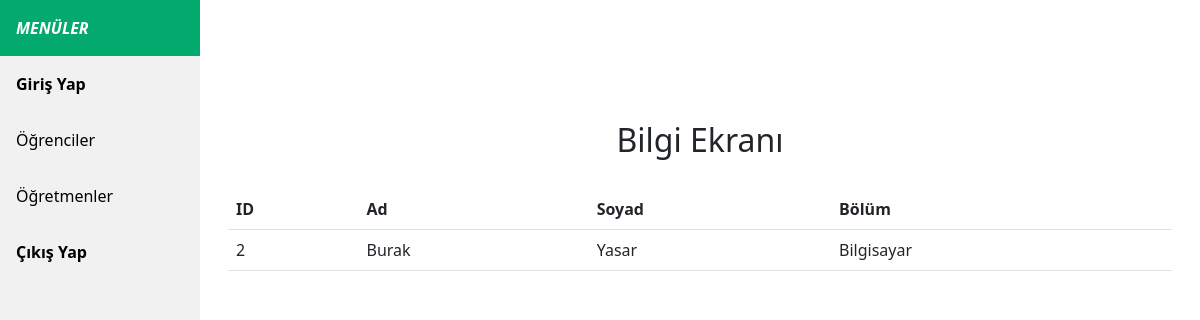
Page /index.php?wanted_page=/Students/Show/2 (signed in) on the committed database.
### tables this page shows
CREATE TABLE `students` (
  `id` int(11) NOT NULL,
  `name` varchar(255) NOT NULL,
  `surname` varchar(255) NOT NULL,
  `department` varchar(255) NOT NULL
);

### system/Loader.php (called while the page is built, shortened)
<?php
class Loader
{
    public static function view($file_name, $data = NULL)
    {
        require 'views/'.$file_name.'.php';
    }
}

### controllers/Students.php (called while the page is built, shortened)
<?php
class Students extends Controllers
{
    function show($id)
    {
        $model = Loader::model('Student');
        $student = $model->get_student($id);
        Loader::view('student_show', $student);
    }
}

### system/router.php (called while the page is built, shortened)
<?php
if(substr($wanted_page, 0, 1) == '/')
    $wanted_page = substr ($wanted_page, 1);
$segments = explode('/', $wanted_page);
array_shift($segments);
$controller_object = new $controller();
$controller_object->do_requested($segments);

### system/DataBase.php (called while the page is built, shortened)
<?php
class DataBase
{
    private static $db_connection = NULL;
    private static function create_db_connection()
    {
        require 'config/db.php';
        $db_connection = new \mysqli($db_config['host'], $db_config['user'], $db_config['password'], $db_config['db']);
        return $db_connection;
    }
    private static function get_connection()
    {
        if(self::$db_connection == NULL)
            self::$db_connection = self::create_db_connection ();
        return self::$db_connection;
    }
    public static function get_data_uses_by_sql($sql)
    {
        $result = self::run_sql($sql);
        $data = [];
        while($row = $result->fetch_assoc())
            array_push ($data, $row);
        return $data;
    }
    public static function run_sql($sql)
    {
        return self::get_connection()->query($sql);
    }
}

### models/Student.php (called while the page is built, shortened)
<?php
class Student extends Models
{
    public function get_student($id)
    {
        $sql = 'select * from students where id = ' . $id;
        $data = DataBase::get_data_uses_by_sql($sql);
        return @$data[0];
    }
}

### views/student_show.php (the view, shortened to what this page needs)
<div class="container">
<h2 style="font-weight: normal; text-align:center; margin-top:120px">Bilgi Ekranı</h2>
<table class="table table-hover" style="margin-top:30px">
    <tr>
        <th>ID</th>
        <th>Ad</th>
        <th>Soyad</th>
        <th>Bölüm</th>
    </tr>
        <tr>
            <td><?=$data['id'] ?></td>
            <td><?=$data['name'] ?></td>
            <td><?=$data['surname'] ?></td>
            <td><?=$data['department'] ?></td>
        </tr>
</table>
</div>

### rows in the picture
students: id "2", name "Burak", surname "Yasar", department "Bilgisayar"
